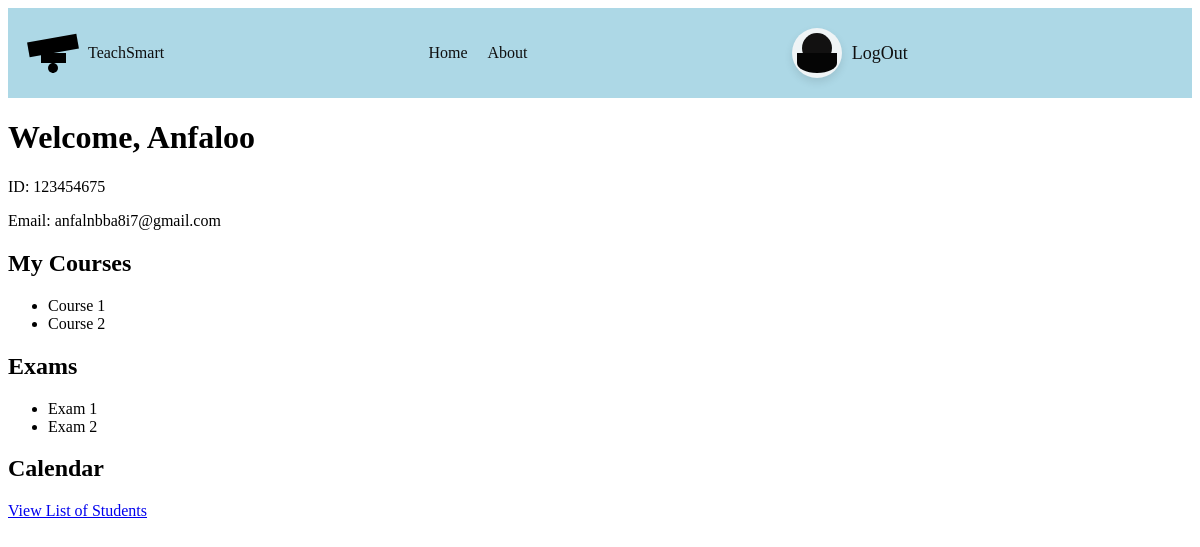
/profile_teacher/ (signed in), run on the app's committed database.
### tsweb/models.py (models this page shows, shortened)
class Teacher(models.Model):
    SUBJECT_CHOICES = [
        ('Math', 'Math'),
        ('English', 'English'),
        ('Science', 'Science'),
    ]
    CLASS_CHOICES = [
        ('A', 'First grade'),
        ('B', 'Second grade'),
        ('C', 'Third grade'),
        ('D', 'Fourth grade'),
        ('E', 'Fifth grade'),
        ('F', 'Sixth grade'),
    ]
    id_number = models.CharField(
        max_length=9,
        unique=True,
        validators=[RegexValidator(r'^\d{9}$', "Please enter exactly 9 digits.")]
    )
    first_name = models.CharField(max_length=50)
    last_name = models.CharField(max_length=50)
    date_of_birth = models.DateField()
    email = models.EmailField(unique=True, validators=[EmailValidator(message="Invalid email address.")])
    phone_number = models.CharField(
        max_length=10,
        validators=[
            RegexValidator(
                regex=r'^(05\d|0[23489])\d{7}$',
                message='Invalid Israeli phone number. Please enter 10 digits starting with 05 .'
            )
        ]
    )
    password = models.CharField(max_length=128)  # הוספת שדה סיסמה
    subjects = models.CharField(
        max_length=50,
        choices=SUBJECT_CHOICES,
        help_text="Select the subject the teacher can teach"
    )
    classes = models.CharField(
        max_length=1,
        choices=CLASS_CHOICES,
        help_text="Select the grade the teacher can educate"
    )

### tsweb/views.py (the view)
# urls.py: path('profile_teacher/', views.profile_teacher, name='profile_teacher'),
def profile_teacher(request):
    teacher_id = request.session.get('teacher_id')
    if not teacher_id:
        return redirect('login_teacher')
    print(teacher_id)
    try:
        teacher = Teacher.objects.get(id_number=teacher_id)
    except Teacher.DoesNotExist:
        messages.error(request, 'teacher not found')
        return redirect('login_teacher')
    return render(request, 'profile_teacher.html', {'teacher': teacher})

### tsweb/Templates/profile_teacher.html (shortened to what this page needs)
<!DOCTYPE html>
<html lang="en" dir="ltr">
<head>
    {% load static %}
    <link rel="stylesheet" href="{% static 'css/base.css' %}">
</head>
<body>
    <header>
        <div class="logo">
            <div class="graduation-hat">
                <div class="hat-top"></div>
                <div class="hat-tassel"></div>
            </div>
            <span>TeachSmart</span>
        </div>
        <nav>
            <ul>
                <li><a href="/">Home</a></li>
                <li><a href="home.html#about">About</a></li>
            </ul>
        </nav>
        <div class="auth-buttons">
                <a href="{% url 'logout_student' %}" class="login-button">
                    <div class="user-icon"></div>
                    <span class="login-text">LogOut</span>
                </a>
        </div>
    </header>
    <main>
<head>
</head>
<body>
    <h1>Welcome, {{ teacher.first_name }}</h1>
    <p>ID: {{ teacher.id_number }}</p>
    <p>Email: {{ teacher.email }}</p>
    <section class="dashboard">
        <div class="courses">
            <h2>My Courses</h2>
            <ul>
                <li>Course 1</li>
                <li>Course 2</li>
            </ul>
        </div>
        <div class="exams">
            <h2>Exams</h2>
            <ul>
                <li>Exam 1</li>
                <li>Exam 2</li>
            </ul>
        </div>
        <aside class="sidebar">
            <h2>Calendar</h2>
        </aside>
    </section>
      <div class="student-list-button">
        <a href="{% url 'teacher_students_list' teacher.id_number %}" class="btn">View List of Students</a>
    </div>
</body>
</html>
</body>
</html>

### static/css/base.css (style rules this page uses)
header { display: flex; justify-content: space-between; align-items: center; padding: 20px; background-color:#add8e6; color: #0f0f0f; }
.logo { display: flex; align-items: center; }
.graduation-hat { width: 50px; height: 30px; position: relative; margin-right: 10px; }
.hat-top { width: 100%; height: 50%; background-color: #000; position: absolute; top: 0; left: 0; transform: rotate(-10deg); }
.hat-tassel { width: 2px; height: 20px; background-color: #000; position: absolute; top: 50%; left: 50%; transform: translateX(-50%); }
.hat-tassel::after { content: ''; width: 10px; height: 10px; background-color: #000; border-radius: 50%; position: absolute; bottom: 0; left: 50%; transform: translateX(-50%); }
nav ul { list-style: none; display: flex; gap: 20px; padding: 0; margin: 0; }
nav a { text-decoration: none; color: #0f0f0f; }
.auth-buttons { display: flex; align-items: center; }
.login-button { display: flex; align-items: center; gap: 10px; text-decoration: none; color: #0f0f0f; font-size: 18px; }
.user-icon { width: 50px; height: 50px; background-color: #eff4f6; border-radius: 50%; position: relative; cursor: pointer; display: flex; justify-content: center; align-items: center; box-shadow: 0 4px 8px rgba(0, 0, 0, 0.1); }
.user-icon::before { content: ''; width: 60%; height: 60%; background-color: #121111; border-radius: 50%; position: absolute; top: 10%; }
.user-icon::after { content: ''; width: 80%; height: 40%; background-color: #050505; border-radius: 0 0 50% 50%; position: absolute; bottom: 10%; }

### data on the page
Teacher: first_name "Anfaloo", id_number "123454675", email "anfalnbba8i7@gmail.com"
